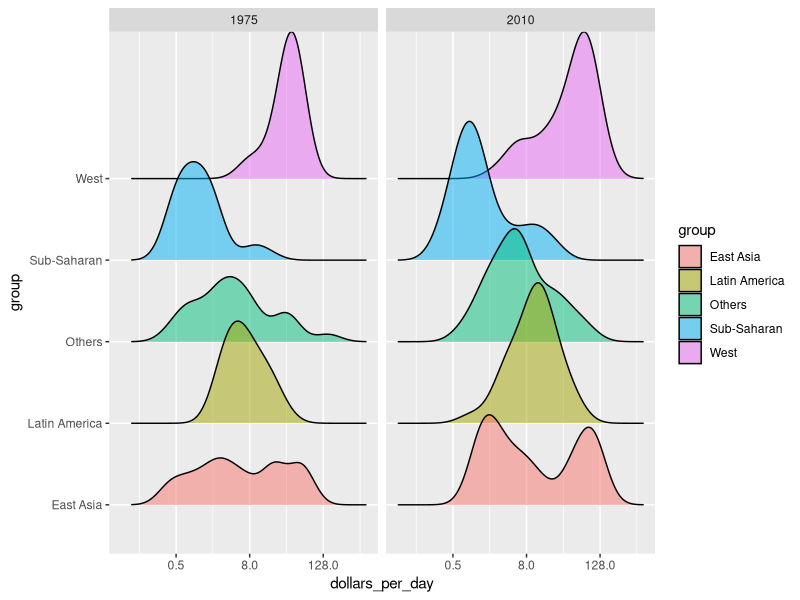

Write R code to recreate this figure. (Note: this script raises an error after producing the figure.)
library(dslabs)
library(tidyverse)
library(ggplot2)
library(ggrepel)
library(dplyr)
library(gridExtra)
library(ggridges)
data("gapminder")

gapminder <- gapminder %>%
  mutate(dollars_per_day=gdp/population/365)

gapminder <- gapminder %>% 
  mutate(group = case_when(
    region %in% c("Western Europe", "Northern Europe","Southern Europe", 
                  "Northern America", 
                  "Australia and New Zealand") ~ "West",
    region %in% c("Eastern Asia", "South-Eastern Asia") ~ "East Asia",
    region %in% c("Caribbean", "Central America", 
                  "South America") ~ "Latin America",
    continent == "Africa" & 
      region != "Northern Africa" ~ "Sub-Saharan",
    TRUE ~ "Others"))

#density ridges

gapminder %>%
  filter(year %in% c(1975,2010) & !is.na(dollars_per_day)) %>%
  ggplot(aes(dollars_per_day,group,fill=group)) +
  geom_density_ridges(adjust=1.5,alpha=0.5) +
  scale_x_continuous(trans = "log2") +
  facet_grid(.~year)

#stacked density

gapminder %>% 
  filter(year %in% c(1975,2010) & country %in% country_list) %>%
  group_by(year) %>%
  mutate(weight = population/sum(population)*2) %>%
  ungroup() %>%
  ggplot(aes(dollars_per_day, fill = group)) +
  scale_x_continuous(trans = "log2", limit = c(0.125, 300)) + 
  geom_density(alpha = 0.2, bw = 0.75, position = "stack") + 
  facet_grid(year ~ .) 

# stacked weighted density

gapminder %>%
  filter(year %in% c(1975, 2010) & country %in% country_list) %>%
  mutate(weight=population/sum(population)*2) %>%
  ggplot(aes(dollars_per_day,fill=group,weight=weight)) +
  geom_density(alpha = 0.2, bw = 0.75, position = "stack") +
  scale_x_continuous(trans = "log2") +
  facet_grid(year~.)
  
